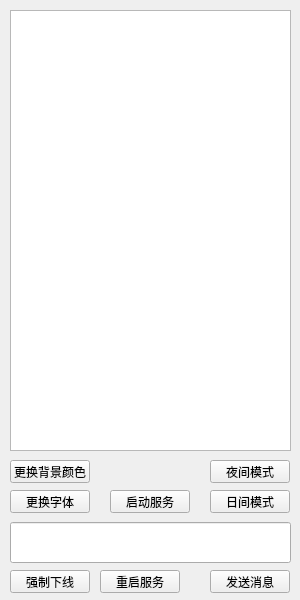
<?xml version="1.0" encoding="UTF-8"?>
<ui version="4.0">
 <class>Form</class>
 <widget class="QWidget" name="Form">
  <property name="geometry">
   <rect>
    <x>0</x>
    <y>0</y>
    <width>300</width>
    <height>600</height>
   </rect>
  </property>
  <property name="windowTitle">
   <string>Robot</string>
  </property>
  <widget class="QTextBrowser" name="textBrowser">
   <property name="geometry">
    <rect>
     <x>10</x>
     <y>10</y>
     <width>281</width>
     <height>441</height>
    </rect>
   </property>
  </widget>
  <widget class="QPushButton" name="pushButton">
   <property name="geometry">
    <rect>
     <x>10</x>
     <y>570</y>
     <width>80</width>
     <height>23</height>
    </rect>
   </property>
   <property name="text">
    <string>强制下线</string>
   </property>
  </widget>
  <widget class="QPushButton" name="pushButton_2">
   <property name="geometry">
    <rect>
     <x>100</x>
     <y>570</y>
     <width>80</width>
     <height>23</height>
    </rect>
   </property>
   <property name="text">
    <string>重启服务</string>
   </property>
  </widget>
  <widget class="QPushButton" name="pushButton_3">
   <property name="geometry">
    <rect>
     <x>210</x>
     <y>570</y>
     <width>80</width>
     <height>23</height>
    </rect>
   </property>
   <property name="text">
    <string>发送消息</string>
   </property>
  </widget>
  <widget class="QLineEdit" name="lineEdit">
   <property name="geometry">
    <rect>
     <x>10</x>
     <y>522</y>
     <width>281</width>
     <height>41</height>
    </rect>
   </property>
   <property name="alignment">
    <set>Qt::AlignLeading|Qt::AlignLeft|Qt::AlignTop</set>
   </property>
  </widget>
  <widget class="QPushButton" name="pushButton_4">
   <property name="geometry">
    <rect>
     <x>10</x>
     <y>460</y>
     <width>80</width>
     <height>23</height>
    </rect>
   </property>
   <property name="text">
    <string>更换背景颜色</string>
   </property>
  </widget>
  <widget class="QPushButton" name="pushButton_5">
   <property name="geometry">
    <rect>
     <x>10</x>
     <y>490</y>
     <width>80</width>
     <height>23</height>
    </rect>
   </property>
   <property name="text">
    <string>更换字体</string>
   </property>
  </widget>
  <widget class="QPushButton" name="pushButton_6">
   <property name="geometry">
    <rect>
     <x>210</x>
     <y>460</y>
     <width>80</width>
     <height>23</height>
    </rect>
   </property>
   <property name="text">
    <string>夜间模式</string>
   </property>
  </widget>
  <widget class="QPushButton" name="pushButton_7">
   <property name="geometry">
    <rect>
     <x>210</x>
     <y>490</y>
     <width>80</width>
     <height>23</height>
    </rect>
   </property>
   <property name="text">
    <string>日间模式</string>
   </property>
  </widget>
  <widget class="QPushButton" name="pushButton_8">
   <property name="geometry">
    <rect>
     <x>110</x>
     <y>490</y>
     <width>80</width>
     <height>23</height>
    </rect>
   </property>
   <property name="text">
    <string>启动服务</string>
   </property>
  </widget>
 </widget>
 <resources/>
 <connections/>
</ui>
